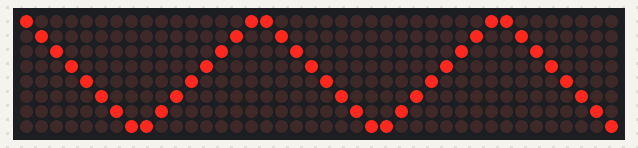
Bench run of a sketch on a simulated Arduino Uno, built with avr-gcc and run on an emulated ATmega328P. On the bench: 40×8 LED matrix. What the sketch prints to the serial monitor is not drawn.

Above: at 0.22 s.
At 0.88 s:
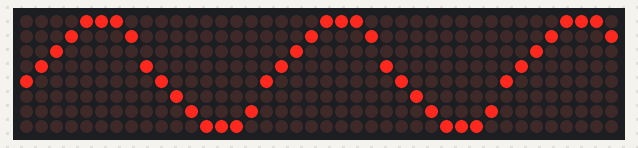

The sketch:

Wave.ino
```cpp
//We always have to include the library
#include "LedControl.h"

/*
 Now we need a LedControl to work with.
 ***** These pin numbers will probably not work with your hardware *****
 pin 12 is connected to the DataIn
 pin 11 is connected to the CLK
 pin 10 is connected to LOAD
 ***** Please set the number of devices you have *****
 But the maximum default of 8 MAX72XX wil also work.
 */
LedControl lc=LedControl(12,11,10,5);
int waveC[40]={0,1,2,3,4,5,6,7,0,1,2,3,4,5,6,7,0,1,2,3,4,5,6,7,0,1,2,3,4,5,6,7,0,1,2,3,4,5,6,7};
int waveS[40]={0,0,0,0,0,0,0,0,1,1,1,1,1,1,1,1,2,2,2,2,2,2,2,2,3,3,3,3,3,3,3,3,4,4,4,4,4,4,4,4};
int waveR[40]={0,1,2,3,4,5,6,7,7,6,5,4,3,2,1,0,0,1,2,3,4,5,6,7,7,6,5,4,3,2,1,0,0,1,2,3,4,5,6,7};
int waveK[40]={0};
int wavenum=0;
int wavereturn[40]={0,0,0,0,0,0,0,0,1,1,1,1,1,1,1,1,0,0,0,0,0,0,0,0,1,1,1,1,1,1,1,1,0,0,0,0,0,0,0,0};
/*
 This time we have more than one device.
 But all of them have to be initialized
 individually.
 */
void setup() {
  //we have already set the number of devices when we created the LedControl
  int devices=lc.getDeviceCount();
  //we have to init all devices in a loop
  for(int address=0;address<devices;address++) {
    /*The MAX72XX is in power-saving mode on startup*/
    lc.shutdown(address,false);
    /* Set the brightness to a medium values */
    lc.setIntensity(address,3);
    /* and clear the display */
    lc.clearDisplay(address);
  }
  Serial.begin(9600);
}

void loop()
{
  while (wavenum<40)
  {
      if (wavereturn[wavenum]==0)
      {
        if (waveR[wavenum]<=7)
        {
          lc.setLed(waveS[wavenum],waveR[wavenum]-1,waveC[wavenum],false);
          lc.setLed(waveS[wavenum],waveR[wavenum],waveC[wavenum],true);
          if (waveK[wavenum]==0)
          {
            waveR[wavenum]++;
            Serial.print(waveR[4]);
            if (waveR[wavenum]>7)
            {
              waveR[wavenum]=7;
              waveK[wavenum]=1;
            }
          }
          else
          {
              waveK[wavenum]=0;
              wavereturn[wavenum]=1;
          }
        }

      }
      else
      {
        if (waveR[wavenum]>=0)
        {
          lc.setLed(waveS[wavenum],waveR[wavenum]+1,waveC[wavenum],false);
          lc.setLed(waveS[wavenum],waveR[wavenum],waveC[wavenum],true);
          if (waveK[wavenum]==0)
          {
            waveR[wavenum]--;
            if (waveR[wavenum]<0)
            {
              waveR[wavenum]=0;
              waveK[wavenum]=1;
            }
          }
          else
          {
              waveK[wavenum]=0;
              wavereturn[wavenum]=0;
          }
        }
      }
      wavenum++;
  }
        wavenum=0;
  delay(10);
  Serial.print(wavenum);
}
```
